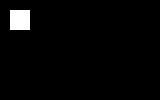
#> input picture frame 0 of labvaja11/data/simple-video.avi, 160 x 100 px
$ python NOVO.py
#> lines starting #> are read from the running program, lines starting #| are printed output that depends on the picture; after the words box and inside, x2 and y2 are one past the last pixel; in counts of white or black regions, pixels touching at a corner belong together
### labvaja11/vaja11.py
import numpy as np
import matplotlib.pyplot as plt
from labvaja1.displayImage import displayImage
import cv2

## 1. NALOGA:
def loadFrame(iVideo, iK):
    """
Funkcija za nalaganje slike iz videa
"""
#> called with iK = 0
    # postavi reader na (iK -1)-ti frame
    iVideo.set(1, iK-1)
    ret, oFrame = iVideo.read()
#> oFrame is the input picture: shape (100, 160, 3); 2.5% white; 1 white region, box (x1, y1, x2, y2) and area: (10, 10, 30, 30) 400
    # vrstice (100), stolpce (160), vzamemo 1.sliko = R (od RGB):
    oFrame = oFrame[:,:,0].astype(float)

    return oFrame

# [10 lines that do not run on import are left out]


## 2: NALOGA:
def framePrediction(iF, iMV):
    iMV = np.array(iMV).astype(int)

    # axis = 0 - vrtijo se vrstice, axis = 1 - vrtijo se stolpci
    ## premikamo intenzitete za iMV[1] navzdol in za iMV[0] desno (po mreži)
    oF = np.roll(iF, [iMV[1], iMV[0]], axis=(0,1))

    # dx komponenta vektorja:
    if iMV[0] >= 0:
        oF[:, :iMV[0]] = -1
    else:
        oF[:, iMV[0] :] = -1

    # dy komponenta vektorja:
    if iMV[1] >= 0:
        oF[:, :iMV[1]] = -1
    else:
        oF[:, iMV[1] :] = -1

    return oF


def blockMatching(iF1, iF2, iSize, iSearchSize):
    """
Funkcija za dolocanje polja vektorjev premika z blocnim
ujemanjem
"""
#> called with iSearchSize = 15
    Y, X = iF1.shape
#> Y = 100; X = 160

    # želimo ugotoviti št. blokov znotraj slike:
    M = int(X / iSize[0])
#> M = 20
    N = int(Y / iSize[1])
#> N = 12

    # inicializacija vektorjev premika
    oMF = np.zeros((N, M, 2), dtype=float)
    oCP = np.zeros((N, M, 2), dtype=float)
    Err = np.ones((N, M), dtype=float)*255

    # inicializacija logaritemskega iskanja vektorja premika
    P = (iSearchSize - 1) / 2
    PTS = np.array([[0,0], [1,0], [-1,0], [0,1], [0,-1], [1,1], [-1,1], [1,-1], [-1,-1]])

    # zanka čez vse bloke
    for n in range(N):
        y_min = n*iSize[1]
        y_max = (n+1)*iSize[1]
        y = np.arange(y_min, y_max)
        for m in range(M):
            x_min = m*iSize[0]
            x_max = (m+1)*iSize[0]
            x = np.arange(x_min, x_max)

            # središče trenutnega bloka
            oCP[n,m,0] =x.mean()
            oCP[n,m,1] =y.mean()

            # prvi blok vrži ven:
            B1 = iF1[y_min:y_max, x_min:x_max]
            B2 = iF2[y_min:y_max, x_min:x_max]

            for i in range(1, 4):
                Pi = (P + 1) / (2 ** i)
                PTSi = PTS * Pi

                d0 = np.array([oMF[n,m,0], oMF[n,m,1]])

                for p in range(PTSi.shape[0]):
                    # trenutni vektor premika
                    d = d0 + PTSi[p, :]

                    # napovedan F2 na podlagi F1 in vektorja premika
                    pF2 = framePrediction(iF1, d)
                    # napovedan blok dva izločimo iz napovedane slicice 2
                    pB2 = pF2[y_min:y_max, x_min:x_max]

                    idx = np.logical_and(B2 >= 0, pB2 >= 0)

                    bErr = np.sum(np.abs(B2[idx] - pB2[idx])) / idx.sum()

                    if bErr < Err[n, m]:
                        Err[n, m] = bErr
                        oMF[n, m, :] = d
#> this loop made 12 passes
#> y_min on pass 2: 8
#> pass 1, in framePrediction (call 2), `oF = np.roll(iF, [iMV[1], iMV[0]], axis=(0,1))`:
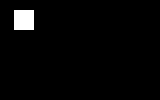
#> oF: shape (100, 160) float64; 2.5% white; 1 white region, box (x1, y1, x2, y2) and area: (14, 10, 34, 30) 400
#> pass 1, in framePrediction (call 3), `oF = np.roll(iF, [iMV[1], iMV[0]], axis=(0,1))`:
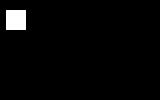
#> oF: shape (100, 160) float64; 2.5% white; 1 white region, box (x1, y1, x2, y2) and area: (6, 10, 26, 30) 400
#> pass 1, in framePrediction (call 4), `oF = np.roll(iF, [iMV[1], iMV[0]], axis=(0,1))`:
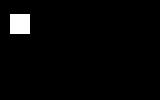
#> oF: shape (100, 160) float64; 2.5% white; 1 white region, box (x1, y1, x2, y2) and area: (10, 14, 30, 34) 400
#> pass 1, in framePrediction (call 5), `oF = np.roll(iF, [iMV[1], iMV[0]], axis=(0,1))`:
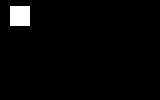
#> oF: shape (100, 160) float64; 2.5% white; 1 white region, box (x1, y1, x2, y2) and area: (10, 6, 30, 26) 400


    return oMF, oCP

# [5 lines that do not run on import are left out]


## 3. NALOGA:
from labvaja11.displayImage import displayImage

def displayMotionField(iMF, iCP, iTitle, iImage = None):
    """
Funkcija za prikaz polja vektorjev premika
"""
    if iImage is None:
        fig = plt.figure()
        plt.gca().invert_yaxis()
        plt.gca().set_aspect("equal")
        plt.title(iTitle)
    else:
        fig = displayImage(iImage, iTitle=iTitle, show = False)

    plt.quiver(iCP[:,:,0], iCP[:,:,1], iMF[:,:,0], iMF[:,:,1], color='red', scale=0.5, units='xy', angles='xy')

    return fig

# [3 lines that do not run on import are left out]


### labvaja11/displayImage.py
from matplotlib import pyplot as plt


def displayImage (iImage, iTitle, iGridX=None, iGridY=None, show = True):
    # ustvarimo prikazno okno
    fig = plt.figure()
    # zapišemo naslov, ki se pokaže
    plt.title(iTitle)

    if iGridX is not None and iGridY is not None:
        stepX = iGridX[1] - iGridX[0]
        stepY = iGridY[1] - iGridY[0]
        extent = (
            iGridX[0] - 0.5*stepX,
            iGridX[-1] + 0.5*stepX,
            iGridY[-1] + 0.5*stepY,
            iGridY[0] - 0.5*stepY,
        )
    else:
        # prikažemo naloženo sliko na zaslon
        extent = (
            0 - 0.5,
            iImage.shape[1] - 0.5,
            iImage.shape[0] -0.5,
            0 - 0.5,
        ) # lahko tudi dodatno razširimo platno okoli slike, da v priakz vključimo tudi robove
    plt.imshow(
        iImage,
        cmap=plt.cm.gray,
        vmin=0,
        vmax=255,
        aspect='equal', # poskrbimo, da je širina enaka kot višina slikovnega elementa
        extent=extent
    )

    # na koncu z urejanjem priakza, kličemo metodo plt.show() za prikaz slike
    if show == True:
        plt.show()

    return fig

### labvaja11/NOVO.py
import cv2
from labvaja11.vaja11 import loadFrame
from labvaja11.displayImage import displayImage
from labvaja11.vaja11 import displayMotionField
from labvaja11.vaja11 import blockMatching

# 1: NALOGA:

# 2: NALOGA:
from PIL import Image
import io

frames = []

V1 = cv2.VideoCapture("labvaja11/data/simple-video.avi")
bsize = [8, 8]
searchSize = 15

def fig2img(fig):
    """
    Convert a Matplotlib figure to a PIL Image and return it
    """
    buf = io.BytesIO()
    fig.savefig(buf)
    buf.seek(0)
    img = Image.open(buf)
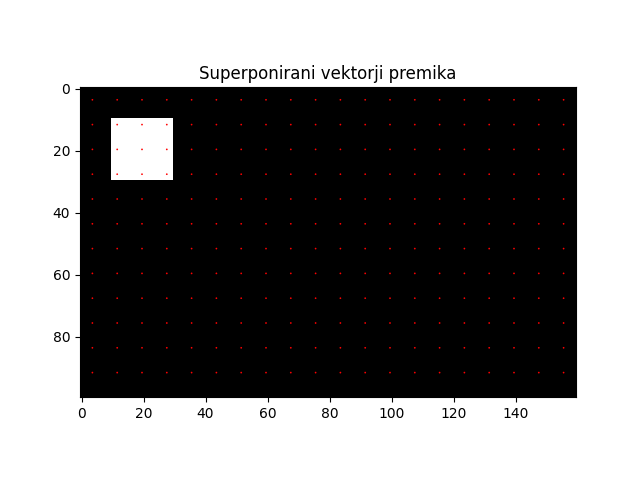
#> img: PIL image 640x480 RGBA; mean R, G, B, A 128.8, 128.3, 128.3, 255

    return img

for i in range(0, 153):
    I1 = loadFrame(V1, iK = i)
    I2 = loadFrame(V1, iK = i + 1)

    MF, CP = blockMatching(I1, I2, bsize, searchSize)

    fig = displayMotionField(MF, CP, iTitle='Superponirani vektorji premika', iImage = I1)
    img = fig2img(fig)
    frames.append(img)
#> pass 2 of the loop `for i in range(0, 153):`:
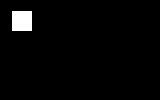
#> input picture frame 1 of labvaja11/data/simple-video.avi, 160 x 100 px
#> in loadFrame, oFrame is the input picture: shape (100, 160, 3); 2.5% white; 1 white region, box (x1, y1, x2, y2) and area: (12, 11, 32, 31) 400
#> in fig2img (call 2), `fig.savefig(buf)`:
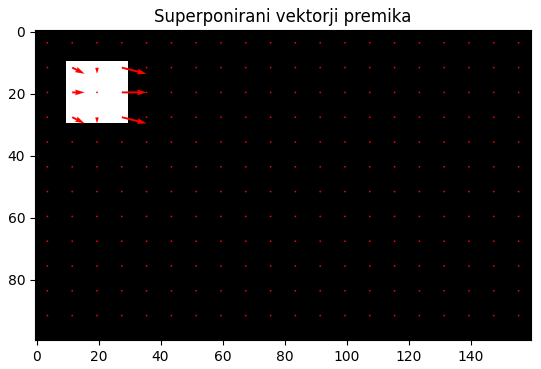
#> figure drawn by matplotlib, 1 panel
#> in fig2img (call 2), `img = Image.open(buf)`:
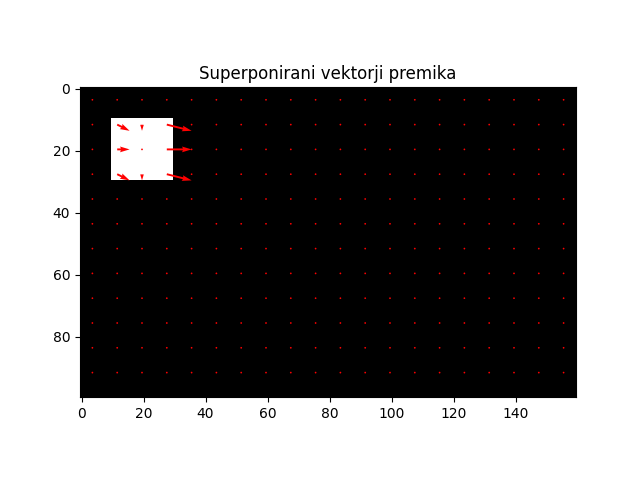
#> img: PIL image 640x480 RGBA; mean R, G, B, A 128.9, 128.2, 128.2, 255
#> pass 3 of the loop `for i in range(0, 153):`:
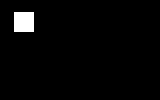
#> input picture frame 2 of labvaja11/data/simple-video.avi, 160 x 100 px
#> in loadFrame, oFrame is the input picture: shape (100, 160, 3); 2.5% white; 1 white region, box (x1, y1, x2, y2) and area: (14, 12, 34, 32) 400
#> in fig2img (call 3), `fig.savefig(buf)`:
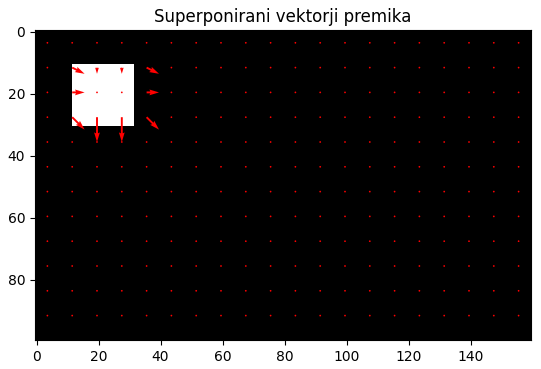
#> figure drawn by matplotlib, 1 panel
#> in fig2img (call 3), `img = Image.open(buf)`:
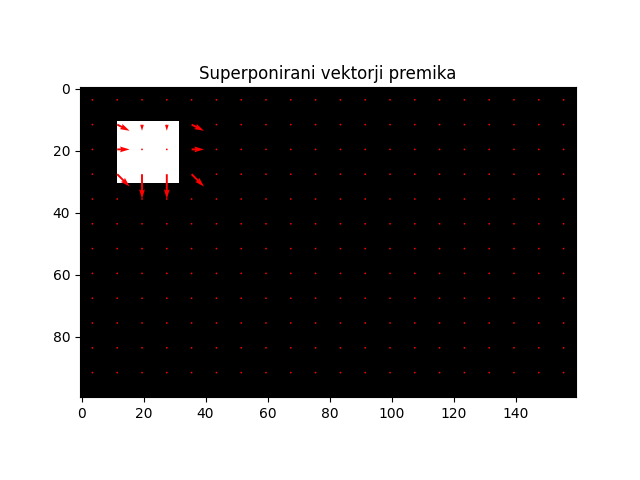
#> img: PIL image 640x480 RGBA; mean R, G, B, A 128.9, 128.2, 128.2, 255

# shranimo v GIF datoteko:
frames[0].save(
    "labvaja11/data/frames_gif.gif",
    duration = 40,
    loop = 0,
    save_all = True,
    optimize = False,
    append_images = frames[1:],
    disposal = 3
)


# 3: NALOGA:
if __name__ == '__main__':

    V1 = cv2.VideoCapture("labvaja11/data/real-video.avi")

    print(f'število slik v videu: {int(V1.get(cv2.CAP_PROP_FRAME_COUNT))}')
    I1 = loadFrame(V1, iK = 70)
    I2 = loadFrame(V1, iK = 71)

    displayImage(I1, 'slika 1')
    displayImage(I2, 'slika 2')

    bsize = [8, 8]
    searchSize = 15
    MF, CP = blockMatching(I1, I2, bsize, searchSize)

    displayMotionField(MF, CP, iTitle='Vektorji premika')
    displayMotionField(MF, CP, iTitle='Superponirani vektorji premika', iImage = I1)
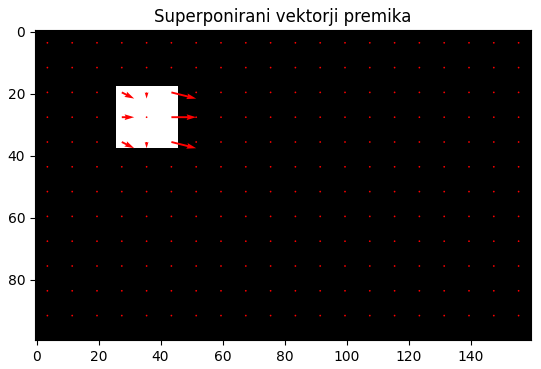
#> figure drawn by matplotlib, 1 panel
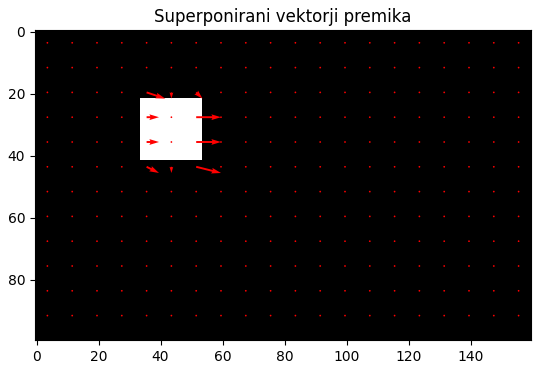
#> figure drawn by matplotlib, 1 panel
